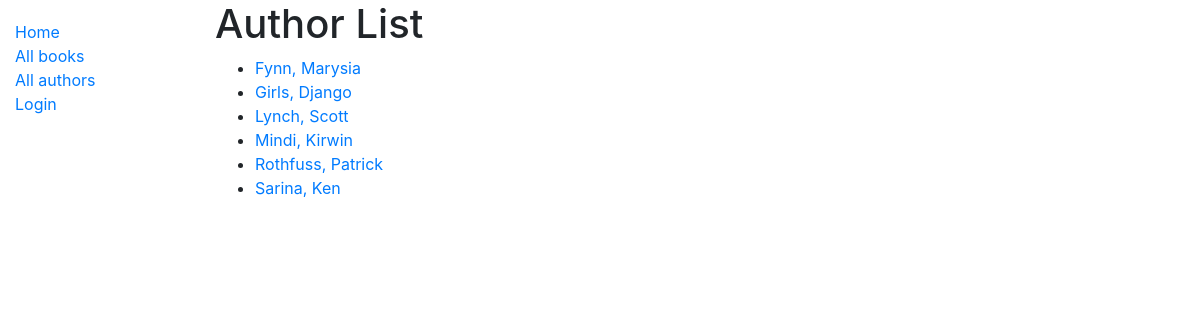
The app's page /catalog/authors/, older data.
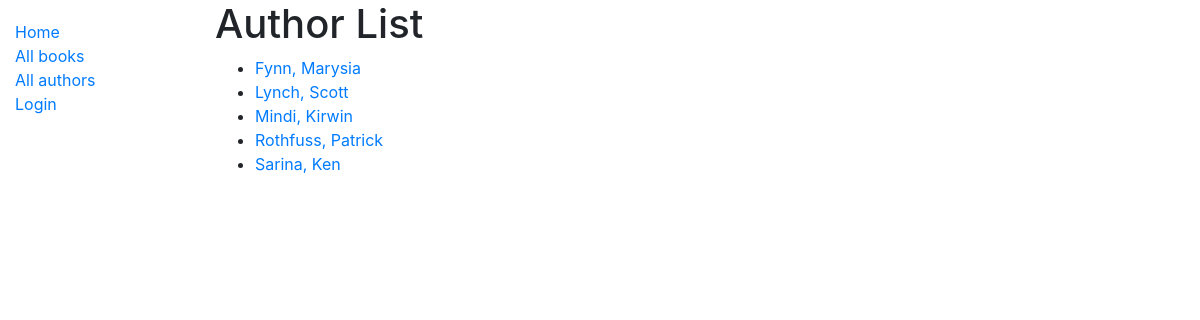
The same page, newer data.
### catalog/models.py (models this page shows, shortened)
class Author(models.Model):
    first_name = models.CharField(max_length=100)
    last_name = models.CharField(max_length=100)
    date_of_birth = models.DateField(null=True, blank=True)
    date_of_death = models.DateField('Died', null=True, blank=True)
    class Meta:
        ordering = ['last_name', 'first_name']
    def get_absolute_url(self):
        return reverse('author-detail', args=[str(self.id)])

### catalog/views.py (the view)
# urls.py: path('authors/', views.AuthorListView.as_view(), name='authors'),
class AuthorListView(generic.ListView):
    model = Author
    paginate_by = 10

### catalog/templates/catalog/author_list.html
{% extends "base_generic.html" %}
{% block content %}
  <h1>Author List</h1>
  {% if author_list %}
  <ul>
    {% for author in author_list %}
      <li>
          <a href="{{ author.get_absolute_url }}">{{ author.last_name }}, {{ author.first_name }}</a>
      </li>
    {% endfor %}
  </ul>
  {% else %}
    <p>These are not the authors you are looking for.</p>
  {% endif %}
{% endblock %}

Row changes from the older to the newer data that the page shows:
removed Author: last_name "Girls", first_name "Django"
